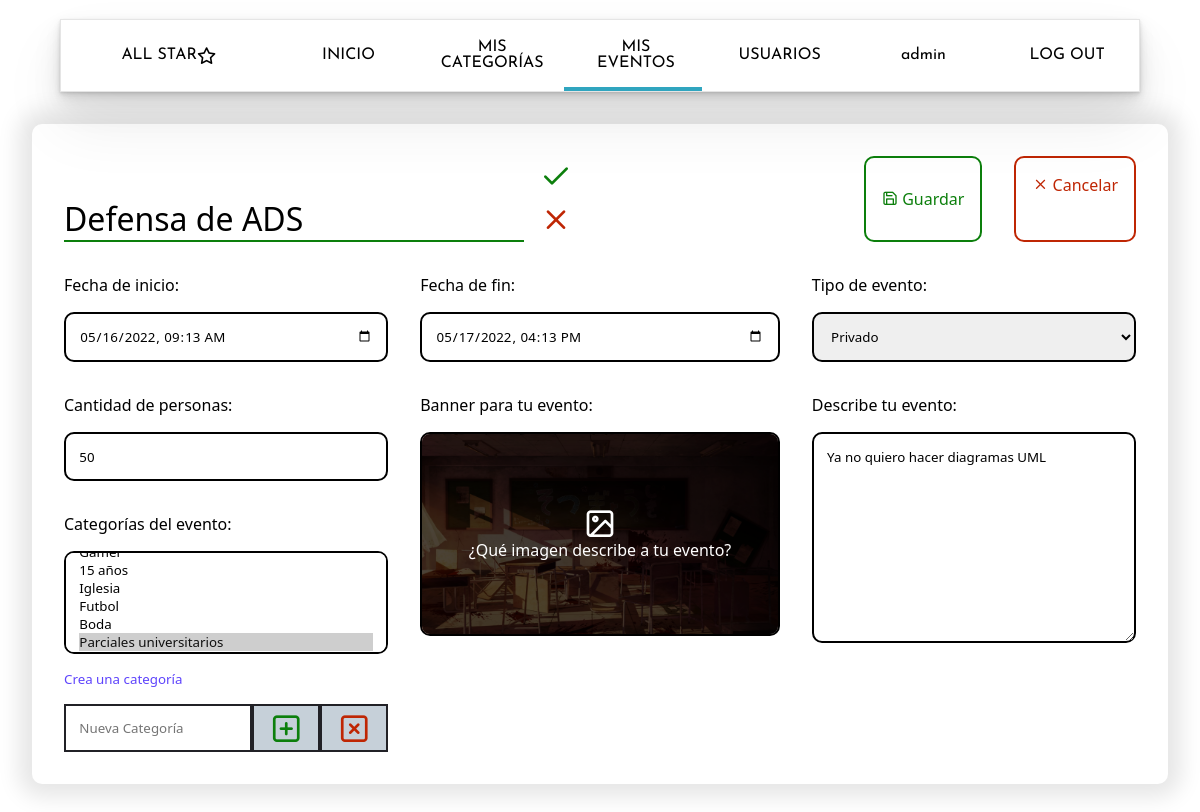
/evento/formEventos.php?idEvento=39 (signed in), run on the app's committed database.
### tables this page shows
CREATE TABLE IF NOT EXISTS `evento` (
  `idEvento` int(11) NOT NULL AUTO_INCREMENT,
  `Titulo` varchar(50) NOT NULL,
  `Descripcion` text NOT NULL,
  `FechaInicio` datetime NOT NULL,
  `FechaFin` datetime NOT NULL,
  `TipoEvento` int(11) NOT NULL,
  `MaximoPersonas` int(11) NOT NULL,
  `Banner` text NOT NULL,
  PRIMARY KEY (`idEvento`),
  KEY `TipoEvento` (`TipoEvento`)
);

CREATE TABLE IF NOT EXISTS `tipoevento` (
  `IdTipo` int(11) NOT NULL AUTO_INCREMENT,
  `Titulo` varchar(20) NOT NULL,
  PRIMARY KEY (`IdTipo`)
);

### controlador/queryEvent.php (called while the page is built, shortened)
<?php
class QueryEvento{
    public function getEventoByID($idEvento){
        $model = new Conection();
        $connection  = $model->_getConection();
        $sql = "SELECT * FROM evento WHERE IdEvento = :id";
        $sentencia= $connection->prepare($sql);
        $sentencia->bindParam(":id", $idEvento);
        if(!$sentencia){
            return null;
        }else{
            $sentencia->execute();
            $resultado = $sentencia->fetch(PDO::FETCH_ASSOC);
            return $resultado;
        }
    }
    public function getTipoEventos(){
        $model = new Conection();
        $connection  = $model->_getConection();
        $sql = "SELECT IdTipo AS 'clave', Titulo AS 'valor' FROM tipoevento";
        $sentencia= $connection->prepare($sql);
        if(!$sentencia){
            return null;
        }else{
            $sentencia->execute();
            $resultado = $sentencia->fetchAll(PDO::FETCH_ASSOC);
            return $resultado;
        }
    }
    public function getCategorias(){
        $model = new Conection();
        $connection  = $model->_getConection();
        $sql = "SELECT idCategoria AS 'clave', Titulo AS 'valor' FROM categoria";
        $sentencia= $connection->prepare($sql);
        if(!$sentencia){
            return null;
        }else{
            $sentencia->execute();
            $resultado = $sentencia->fetchAll(PDO::FETCH_ASSOC);
            return $resultado;
        }
    }
    public function getCategoriasByIDEvento($idEvento){
        $model = new Conection();
        $connection  = $model->_getConection();
        $sql = "SELECT categoria.idCategoria AS 'clave', categoria.Titulo AS 'Titulo' FROM categoria ";
        $sql .= "INNER JOIN detalle_eventocategoria ";
        $sql .= "ON detalle_eventocategoria.idCategoria = categoria.idCategoria ";
        $sql .= "INNER JOIN evento ";
        $sql .= "ON evento.idEvento = detalle_eventocategoria.idEvento ";
        $sql .= "WHERE evento.idEvento = :id";
        $sentencia= $connection->prepare($sql);
        $sentencia->bindParam(":id", $idEvento);
        if(!$sentencia){
            return null;
        }else{
            $sentencia->execute();
            $resultado = $sentencia->fetchAll(PDO::FETCH_ASSOC);
            return $resultado;
        }
    }
}
?>

### modelo/form.class.php (the view, shortened to what this page needs)
<?php
class Formulario{
    public function number($name, $label, $placeholder, $required = "", $autofocus = "", $min = "", $max = "", $step = "", $value){
        if($required == 1){
            $required = "required";
        }
        if(is_numeric($min)){
            $min = "min='$min'";
        }
        if(is_numeric($step)){
            $step = "step='$step'";
        }
        if(is_numeric($value)){
            $value = "value='" . $value . "'";
        }
        $input =<<<DFM
        <div class="contenedor-input">
            <div class="contenedor-label">
                <label for="$name">$label</label>
            </div>
            <input type="number" name="$name" id="$name" $min $max $step $value placeholder="$placeholder" title="$placeholder" $required $autofocus>
        </div>\n
        DFM;
        return $input;
    }
    public function textarea($name, $label, $placeholder, $required = "", $autofocus = "", $cols = 30, $rows = 10){
        $input =<<<DFM
        <div class="contenedor-input">
            <div class="contenedor-label">
                <label for="$name">$label</label>
            </div>
            <textarea name="$name" id="$name" cols="$cols" rows="$rows" title="$placeholder" $required $autofocus>$placeholder</textarea>
        </div>\n
        DFM;
        return $input;
    }
    public function datetime($name, $label, $tooltip, $required = "", $autofocus = "", $value = ""){
        if($required == 1){
            $required = "required";
        }
        if($value != ""){
            $value = "value='" . str_replace(" ", "T", $value) . "'";
        }
        $input =<<<DFM
        <div class="contenedor-input">
            <div class="contenedor-label">
                <label for="$name">$label</label>
            </div>
            <input type="datetime-local" name="$name" id="$name" title="$tooltip" $value $required $autofocus>
        </div>\n
        DFM;
        return $input;
    }
    public function select($name, $label, $opciones, $placeholder, $required = "", $autofocus = "", $default = ""){
        if($required == 1){
            $required = "required";
        }
        $options = "";
        if( $default != "" ){
            $options = "<option value='" . $default . "'>" . $opciones[($default - 1)]['valor'] . "</option>\n";
            foreach($opciones as $fila => $columna){
                if( $columna['clave'] != $default ){
                    $options .= "<option value='" . $columna['clave'] . "'>" . $columna['valor'] . "</option>\n";
                }
            }
        }else{
            $options = "<option value=''>" . $placeholder . "</option>\n";
            foreach($opciones as $fila => $columna){
                $options .= "<option value='" . $columna['clave'] . "'>" . $columna['valor'] . "</option>\n";
            }
        }
        $input =<<<DFM
        <div class="contenedor-input">
            <div class="contenedor-label">
                <label for="$name">$label</label>
            </div>
            <select name="$name" id="$name" title="$placeholder" $required $autofocus>
                $options
            </select>
        </div>\n
        DFM;
        return $input;
    }
    public function fileIMG($name, $idImg, $defaultImg, $placeholder, $required = "", $autofocus = ""){
        $input =<<<DFM
        <div class="contenedor-input">
            <div>
                <label for="$name">Banner para tu evento:</label>
            </div>
            <input type="file" name="$name" id="$name" accept="image/png, image/jpeg" class="file-img">
            <label for="$name" class="file-label">
                <img src="$defaultImg" alt="Imagen ilustrativa de evento" id="$idImg">
                <div class="file-label-btn">
                    <span class="icon-image"></span>
                    <p>¿Qué imagen describe a tu evento?</p>
                </div>
            </label>
        </div>\n
        DFM;
        return $input;
    }
    public function textboxPersonalizado_Titulo($name, $tooltip, $value, $required = "", $autofocus = ""){
        if($required == 1){
            $required = "required";
        }
        $input =<<<DFM
        <div class="form-header-titulo">
            <input type="text" class="input-titulo-verde" name="$name" id="$name" title="$tooltip" value="$value" $required $autofocus>
            <div class="state-title-input">
                <span id="goodTitulo" class="icon-check color-verde"></span>
                <span id="badTitulo" class="icon-x color-rojo"></span>
            </div>
        </div>\n
        DFM;
        return $input;
    }
    public function selectPersonalizado_Categoria($id, $name, $label, $opciones, $placeholder, $required = "", $autofocus = "", $defaults = ""){
        $options = "";
        if(count($opciones) > 0){
            foreach($opciones as $fila => $columna){
                $selected = "";
                if( is_array($defaults) ){
                    foreach($defaults as $key => $default){
                        if( $columna['clave'] == $default['clave'] ){
                            $selected = "selected='select'";
                        }
                    }
                }
                $options .= "<option value=\"" . $columna['clave'] . "\" " . $selected . ">" . $columna['valor'] . "</option>";
            }
        }
        $input =<<<DFM
        <div class="contenedor-input">
            <div class="contenedor-label">
                <label for="$name">$label</label>
            </div>
            <select id="$id" name="$name" data-placeholder="$placeholder" title="$placeholder" multiple class="chosen-select" $required $autofocus>
                <option value=""></option>
                $options
            </select>
            <div>
                <button type="button" id="btnNewCategory" name="btnNewCategory">Crea una categoría</button>
            </div>
            <div id="frmNewCategory" class="contenedor-input">
                <input type="text" name="txtNewCategory" id="txtNewCategory" placeholder="Nueva Categoría">
                <span id="saveNewCategory" class="icon-plus-square"></span>
                <span id="cancelNewCategory" class="icon-x-square"></span>
            </div>
        </div>\n
        DFM;
        return $input;
    }
    public function buttonSubmit($name, $value){
        $input =<<<DFM
        <button type="submit" name="$name" id="$name" value="$value" class="btn btn-green"><span class="icon-save"></span> Guardar</button>\n
        DFM;
        return $input;
    }
    public function buttonCancel($link){
        $input =<<<DFM
        <a href="$link" class="btn btn-red"><span class="icon-x"></span> Cancelar</a>\n
        DFM;
        return $input;
    }
}
?>

### css/menu.style.css (style rules this page uses)
* { padding: 0; margin: 0; box-sizing: border-box; }
a { color: inherit; font-style: normal; text-decoration: none; }
body { scrollbar-width: thin; scrollbar-color: #7cbbfe #ffffff; }

### css/icomoon/style.css (style rules this page uses)
[class^="icon-"], [class*=" icon-"] { font-family: 'icomoon' !important; speak: never; font-style: normal; font-weight: normal; font-variant: normal; text-transform: none; line-height: 1; -webkit-font-smoothing: antialiased; -moz-osx-font-smoothing: grayscale; }
.icon-check:before { content: "\e92b"; }
.icon-image:before { content: "\e981"; }
.icon-plus-square:before { content: "\e9be"; }
.icon-save:before { content: "\e9ca"; }
.icon-x:before { content: "\ea11"; }
.icon-x-square:before { content: "\ea14"; }

### evento/css/style.evento.css (style rules this page uses)
:root { --verde: #0C7F0C; --rojo: #BF2604; --azul: #5E44FC; --titulo: #D9043D; --grisOscuro: #212126; --gris: #96A4A7; --grisClaro: #C6D0D9; }
.div-contenido * { margin: 0%; padding: 0%; font-family: 'Segoe UI', Tahoma, Geneva, Verdana, sans-serif; }
.form-header-titulo { display: flex; flex-direction: row; gap: 1em; align-items: flex-end; width: 50%; }
.form-header-titulo input { font-size: 2em; border: none; outline: none; }
input.input-titulo-verde { border-bottom: 2px solid var(--verde); }
.state-title-input { font-size: 2em; }
#btnNewCategory { display: block; background-color: white; border: none; color: var(--azul); cursor: pointer; }
#frmNewCategory { display: flex; width: 100%; flex-direction: row; gap: 0; }
#txtNewCategory { border: var(--grisOscuro) solid 2px; border-radius: 0%; }
#saveNewCategory, #cancelNewCategory { height: 100%; padding: 0 0.5em 0 0.5em; font-size: 2em; display: flex; justify-content: center; align-items: center; cursor: pointer; background-color: var(--grisClaro); border: var(--grisOscuro) solid 2px; }
#saveNewCategory { color: var(--verde); }
#cancelNewCategory { color: var(--rojo); }
.contenedor-input { display: flex; flex-direction: column; gap: 1em; align-items: flex-start; }
.contenedor-input>input, .contenedor-input>select, .contenedor-input>textarea { padding: 1em; width: 100%; border-radius: 10px; border: black solid 2px; }
.file-label { display: block; width: 100%; border-radius: 10px; border: black solid 2px; overflow: hidden; position:relative; cursor: pointer; gap: 1em; }
.file-label>img { display: block; margin: auto; }
.file-label-btn { position: absolute; background-color: rgba(0, 0, 0, 0.7); color: white; width: 100%; height: 100%; display: flex; align-items: center; justify-content: center; flex-direction: column; font-size: 1em; top: 0; }
.file-label-btn>span { font-size: 2em; }
.btn { display: block; padding: 1em; border: none; font-size: 1em; border-radius: 10px; cursor: pointer; }
.btn-green { color: var(--verde); background-color: white; border: var(--verde) solid 2px; }
.btn-red { color: var(--rojo); background-color: white; border: var(--rojo) solid 2px; }
.color-verde { color: var(--verde); }
.color-rojo { color: var(--rojo); }
#imgEvento { height: 200px; }

### data on the page
evento: txtName "Defensa de ADS", sltTipo "Privado", Banner (picture), txtDescripcion "Ya no quiero hacer diagramas UML"

### other printed values
$opcion "INICIO"
$opcion "MIS CATEGORÍAS"
$opcion "MIS EVENTOS"
$opcion "USUARIOS"
$opcion "admin"
$opcion "LOG OUT"
$label "Fecha de inicio: Fecha de fin:"
$label "Tipo de evento:"
$label "Cantidad de personas:"
$label "Categorías del evento:"
$label "Describe tu evento:"
form field value "15 años / Iglesia / Futbol / Boda / Parciales universitarios ☑"
